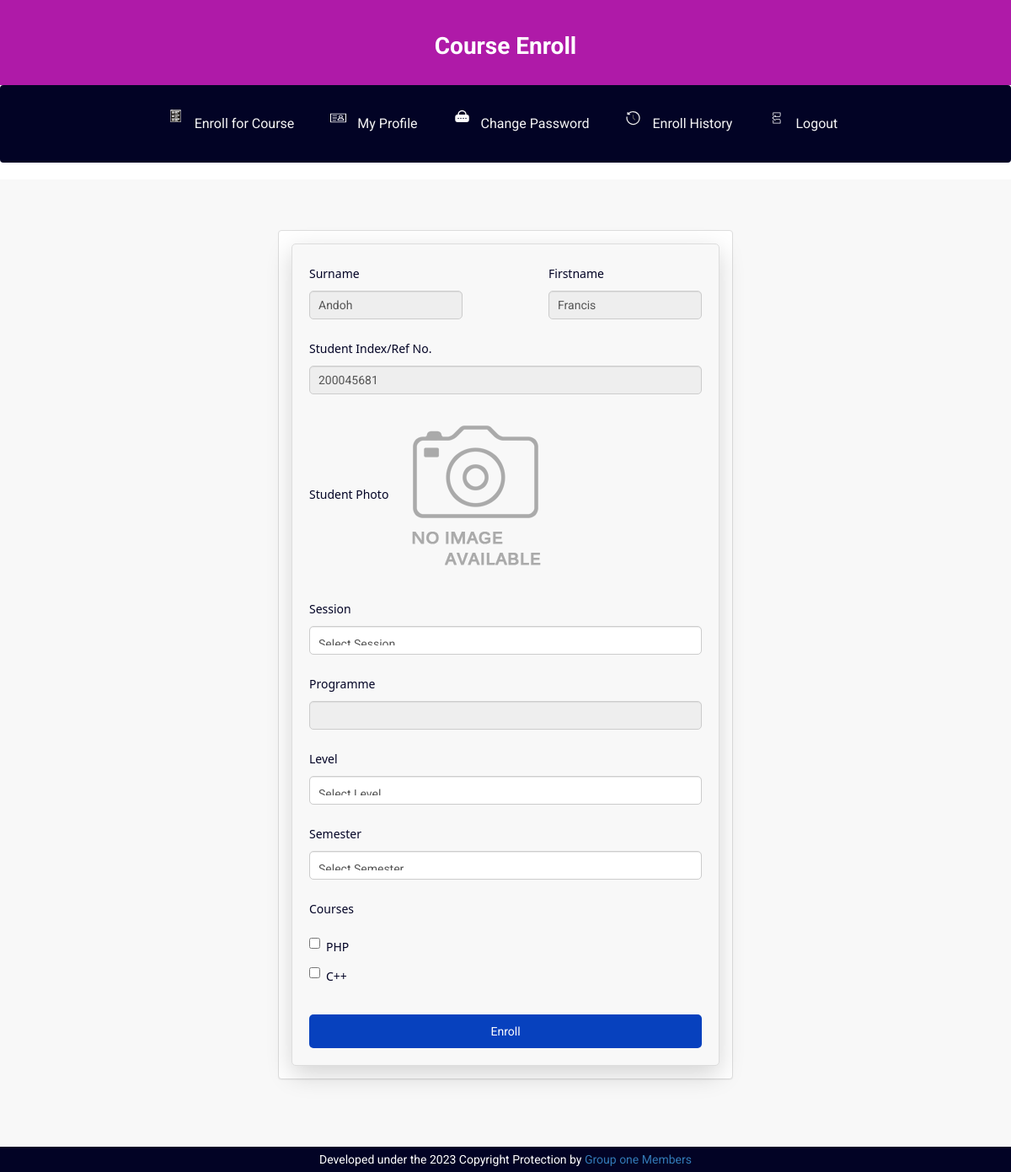
Page /onlinecourse/enroll.php (signed in) on the committed database.
### tables this page shows
CREATE TABLE `students` (
  `StudentRegno` varchar(255) NOT NULL,
  `studentPhoto` varchar(255) DEFAULT NULL,
  `password` varchar(255) DEFAULT NULL,
  `surname` varchar(255) DEFAULT NULL,
  `firstname` varchar(255) DEFAULT NULL,
  `programme` varchar(255) DEFAULT NULL,
  `pincode` varchar(255) DEFAULT NULL,
  `session` varchar(255) DEFAULT NULL,
  `department` varchar(255) DEFAULT NULL,
  `semester` varchar(255) DEFAULT NULL,
  `creationdate` timestamp NULL DEFAULT current_timestamp(),
  `updationDate` varchar(255) DEFAULT NULL
);

CREATE TABLE `course` (
  `id` int(11) NOT NULL,
  `courseCode` varchar(255) DEFAULT NULL,
  `courseName` varchar(255) DEFAULT NULL,
  `courseUnit` varchar(255) DEFAULT NULL,
  `noofSeats` int(11) DEFAULT NULL,
  `creationDate` timestamp NULL DEFAULT current_timestamp(),
  `updationDate` varchar(255) DEFAULT NULL
);

### onlinecourse/enroll.php (the view, shortened to what this page needs)
<?php
include('includes/config.php');
?>
<!DOCTYPE html>
<html xmlns="http://www.w3.org/1999/xhtml">
<head>
  <link href="https://cdn.jsdelivr.net/npm/bootstrap@5.0.2/dist/css/bootstrap.min.css" rel="stylesheet"
>
  <link href="../assets/css/bootstrap.css" rel="stylesheet" />
  <link href="../assets/css/font-awesome.css" rel="stylesheet" />
  <link href="assets/css/style.css" rel="stylesheet" />
</head>
<body>
  <div class="studensPortalHeader">
    <h1 class="studentPortal">Course Enroll</h1>
  </div>
  <?php if ($_SESSION['login'] != "") {
    include('includes/menubar.php');
  } ?>
  <div class="content-wrapper">
    <div class="container">
      <div class="row">
        <div class="col-md-3"></div>
        <div class="col-md-6">
          <div class="panel panel-default">
            <?php $sql = mysqli_query($con, "select * from students where StudentRegno='" . $_SESSION['login'] . "'");
            while ($row = mysqli_fetch_array($sql)) { ?>
              <div class="panel-body">
                <form name="dept" method="post" class="card shadow-lg text-left" enctype="multipart/form-data"
                  id="student-info-form">
                  <div class="d-flex justify-content-between">
                    <div class="form-group">
                      <label for="surname">Surname</label>
                      <input type="text" class="form-control" id="surname" name="surname"
                        value="<?php echo htmlentities($row['surname']); ?>" readonly />
                    </div>
                    <div class="form-group">
                      <label for="firstname">Firstname</label>
                      <input type="text" class="form-control" id="firstname" name="firstname"
                        value="<?php echo htmlentities($row['firstname']); ?>" readonly />
                    </div>
                  </div>
                  <div class="form-group">
                    <label for="studentregno">Student Index/Ref No.</label>
                    <input type="text" class="form-control" id="studentregno" name="studentregno"
                      value="<?php echo htmlentities($row['StudentRegno']); ?>" placeholder="Student Reg no" readonly />
                  </div>
                  <div class="form-group">
                    <label for="Pincode">Student Photo</label>
                    <?php if ($row['studentPhoto'] == "") { ?>
                      <img src="studentphoto/noimage.png" width="200" height="200">
                    <?php } else { ?>
                      <img src="studentphoto/<?php echo htmlentities($row['studentPhoto']); ?>" width="200" height="200">
                    <?php } ?>
                  </div>
                  <div class="form-group">
                    <label for="Session">Session</label>
                    <select class="form-control" name="session" required="required">
                      <option value="">Select Session</option>
                      <?php
                      $sql = mysqli_query($con, "select * from session");
                      while ($row = mysqli_fetch_array($sql)) {
                        ?>
                        <option value="<?php echo htmlentities($row['id']); ?>">
                          <?php echo htmlentities($row['session']); ?>
                        </option>
                      <?php } ?>
                    </select>
                  </div>
                  <div class="form-group">
                    <label for="Programme">Programme</label>
                    <select class="form-control" name="programme" required="required" readonly>
                      <option value="<?php echo htmlentities($row['programme']); ?>">
                      </option>
                    </select>
                  </div>
                  <div class="form-group">
                    <label for="Level">Level</label>
                    <select class="form-control" name="level" required="required">
                      <option value="">Select Level</option>
                    </select>
                  </div>
                  <div class="form-group">
                    <label for="Semester">Semester</label>
                    <select class="form-control" name="sem" required="required">
                      <option value="">Select Semester</option>
                    </select>
                  </div>
                  <div class="form-group text-left">
                    <label for="Courses">Courses</label>
                    <?php
                    $sql_courses = mysqli_query($con, "SELECT * FROM course");
                    while ($row_courses = mysqli_fetch_array($sql_courses)) {
                      echo '<div class="checkbox">';
                      echo '<label>';
                      echo '<input type="checkbox" name="courses[]" value="' . $row_courses['id'] . '"> ' . htmlentities($row_courses['courseName']);
                      echo '</label>';
                      echo '</div>';
                    }
                    ?>
                  </div>
                  <button type="submit" name="submit" id="submit" class="btn btn-default">Enroll</button>
                </form>
              </div>
            <?php } ?>
          </div>
        </div>
      </div>
    </div>
  </div>
  <?php include('includes/footer.php'); ?>
</body>
</html>

### onlinecourse/assets/css/style.css (style rules this page uses)
* { padding: 0; box-sizing: border-box; background-color: transparent; }
:root { --primaryColor: #af1aa8; --smoothWhite: rgb(247, 237, 246); --seconddary:#020325; }
body { font-family: 'Roboto', sans-serif; line-height: 30px; }
.btn { border-radius: 7px; background-color: rgb(7, 65, 190) !important; color: white; font-weight: 400; }
.studensPortalHeader { background-color: var(--primaryColor); color: #fff; padding: 20px; text-align: center; }
.studentPortal { font-size: 28px; font-weight: bold; }
.content-wrapper { background-color: #f8f8f8; padding: 60px 0; text-align: center; }
.card { background-color: #fff; padding: 20px; box-shadow: 0 4px 6px rgba(0, 0, 0, 0.1); border-radius: 10px; }
form { text-align: left; }
label { font-family: 'Segoe UI', Tahoma, Geneva, Verdana, sans-serif !important; font-weight: 500 !important; color:var(--seconddary) !important; }
#student-info-form { background-color: #f8f8f8; padding: 20px; border: 1px solid #ddd; border-radius: 5px; }
#student-info-form .form-group { margin-bottom: 20px; }
#student-info-form label { font-weight: bold; }
#student-info-form select, #student-info-form input[type="text"] { width: 100%; padding: 10px; border: 1px solid #ccc; border-radius: 5px; }
#student-info-form select { cursor: pointer; }
#student-info-form img { max-width: 100%; height: auto; }
#student-info-form .checkbox { margin-bottom: 10px; }
#student-info-form #submit { background-color: #007bff; color: #fff; border: none; padding: 10px 20px; border-radius: 5px; cursor: pointer; }

### rows in the picture
students: surname "Andoh", firstname "Francis", studentregno "200045681"
course: courseName "PHP"
course: courseName "C++"
